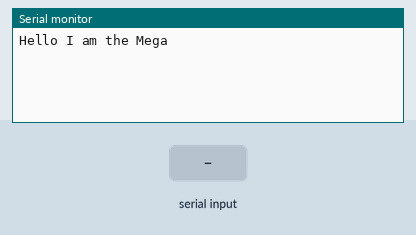
This sketch was run on a simulated Arduino Mega 2560, built with avr-gcc and run on an emulated ATmega2560. On the bench: the last lines printed to the serial monitor. The inputs (shaded band) are chosen by the test bench.

Above: at 1.2 s.
1.3 s: "1" received over Serial
At 1.6 s:
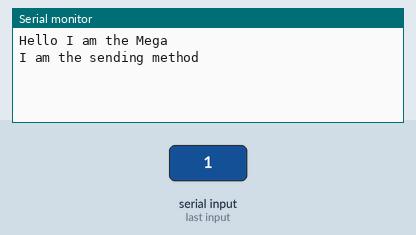
2.8 s: "1" received over the second serial link
At 3.9 s:
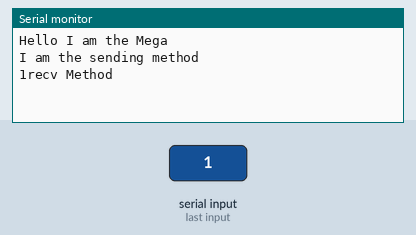
4.3 s: "0" received over the second serial link
At 5.0 s:
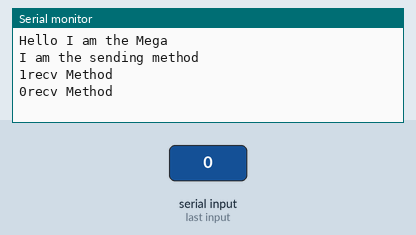

Measured:
- after the input at 1.3 s, the serial monitor: prints a new line at once (image 1)
- after the input at 2.8 s, the serial monitor: prints a new line at once (image 2)
- after the input at 4.3 s, the serial monitor: prints a new line at once (image 3)

The sketch:

OldMega.ino
```cpp
#include <SoftwareSerial.h>

SoftwareSerial mySerial(10, 11); // RX, TX

void setup()
{
  Serial.begin(9600);
  Serial.println("Hello I am the Mega");
   mySerial.begin(9600);
}

void loop() // run over and over
{
  if (mySerial.available()) {
     Serial.write(mySerial.read());
     Serial.println("recv Method");


  }

  if (Serial.available()) {

     mySerial.write(Serial.read());
     Serial.println("I am the sending method");

  }

}
```
